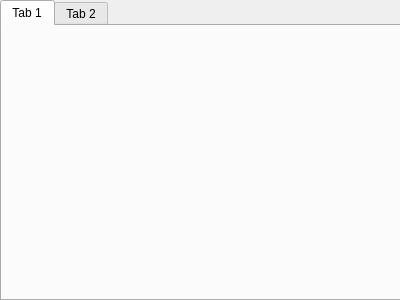
<?xml version="1.0" encoding="UTF-8"?>
<ui version="4.0">
 <class>mondossier</class>
 <widget class="QDialog" name="mondossier">
  <property name="geometry">
   <rect>
    <x>0</x>
    <y>0</y>
    <width>400</width>
    <height>300</height>
   </rect>
  </property>
  <property name="windowTitle">
   <string>Dialog</string>
  </property>
  <widget class="QTabWidget" name="tabwidget">
   <property name="geometry">
    <rect>
     <x>0</x>
     <y>0</y>
     <width>401</width>
     <height>301</height>
    </rect>
   </property>
   <property name="currentIndex">
    <number>0</number>
   </property>
   <widget class="QWidget" name="tab">
    <attribute name="title">
     <string>Tab 1</string>
    </attribute>
   </widget>
   <widget class="QWidget" name="tab_info_perso">
    <attribute name="title">
     <string>Tab 2</string>
    </attribute>
    <widget class="QWidget" name="gridLayoutWidget">
     <property name="geometry">
      <rect>
       <x>110</x>
       <y>60</y>
       <width>160</width>
       <height>80</height>
      </rect>
     </property>
     <layout class="QGridLayout" name="gridLayout">
      <item row="1" column="0">
       <widget class="QLabel" name="label_2">
        <property name="text">
         <string>Nom</string>
        </property>
       </widget>
      </item>
      <item row="1" column="1">
       <widget class="QLineEdit" name="lineEdit_2"/>
      </item>
      <item row="0" column="0">
       <widget class="QLabel" name="label">
        <property name="text">
         <string>Login</string>
        </property>
       </widget>
      </item>
      <item row="0" column="1">
       <widget class="QLineEdit" name="lineEdit"/>
      </item>
      <item row="2" column="0">
       <widget class="QLabel" name="label_3">
        <property name="text">
         <string>Prénom</string>
        </property>
       </widget>
      </item>
      <item row="2" column="1">
       <widget class="QLineEdit" name="lineEdit_3"/>
      </item>
     </layout>
    </widget>
   </widget>
  </widget>
 </widget>
 <resources/>
 <connections/>
</ui>
